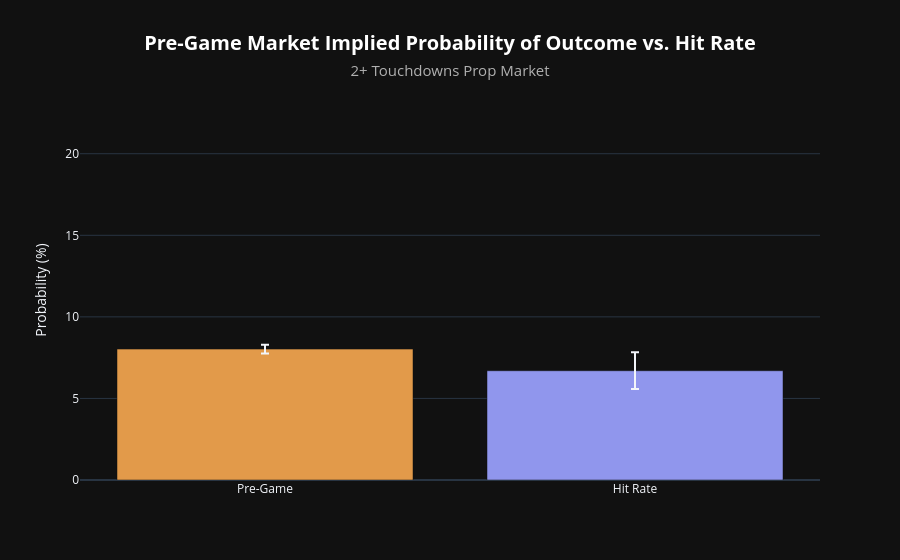

Notebook code for this chart:
### Code cell
# Comparison Analysis
# Note, hover over bars for t-test

graph_comparison(
    df           = two_plus_tds_df,
    graph_title  = "2+ Touchdowns",
    n_req_trades = 500,
    ci           = 0.95,
)

### Figure 1 — Plotly figure (JSON) as saved in the notebook; plotly's stock layout.template omitted (floating-point values rounded to 4 significant figures)
{"data": [{"error_y": {"array": [0.2696], "type": "data", "visible": true}, "hovertemplate": "<b>Pre-Game:</b> 8.02%<br><b>Hit Rate:</b> 6.70%<br><b>Paired t-test:</b><br>&nbsp;&nbsp;• t = 2.38<br>&nbsp;&nbsp;• p = 0.0174<br>&nbsp;&nbsp;• n (markets) = 1,896<extra></extra>", "marker": {"color": "#E29A4A"}, "name": "Pre-Game", "type": "bar", "x": ["Pre-Game"], "y": [8.024]}, {"error_y": {"array": [1.126], "type": "data", "visible": true}, "hovertemplate": "<b>Pre-Game:</b> 8.02%<br><b>Hit Rate:</b> 6.70%<br><b>Paired t-test:</b><br>&nbsp;&nbsp;• t = 2.38<br>&nbsp;&nbsp;• p = 0.0174<br>&nbsp;&nbsp;• n (markets) = 1,896<extra></extra>", "marker": {"color": "#9096ED"}, "name": "Hit Rate", "type": "bar", "x": ["Hit Rate"], "y": [6.698]}], "layout": {"barmode": "group", "legend": {"title": {"text": ""}}, "paper_bgcolor": "#111111", "plot_bgcolor": "#111111", "showlegend": false, "title": {"font": {"color": "#ffffff", "size": 20}, "text": "<b>Pre-Game Market Implied Probability of Outcome vs. Hit Rate</b><br><span style='font-size: 15px; color: #b0b0b0;'>2+ Touchdowns Prop Market</span>", "x": 0.5, "xanchor": "center"}, "yaxis": {"range": [0, 23.29], "title": {"text": "Probability (%)"}}}}
